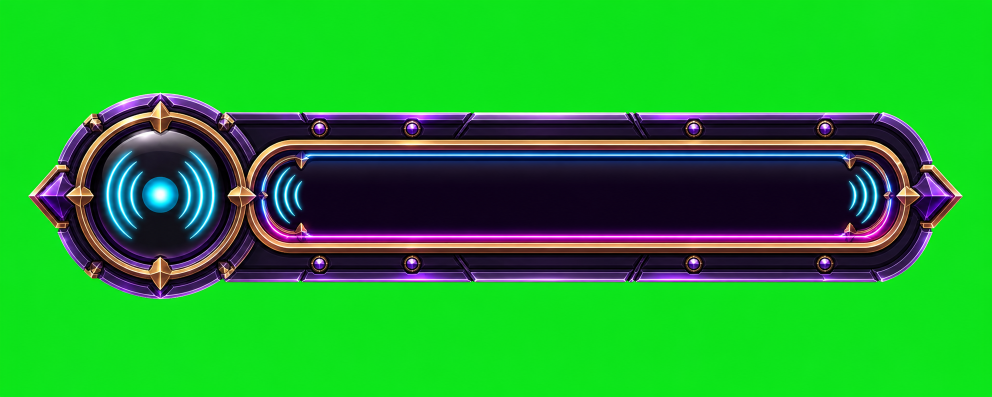
#> input picture qa/source/vslot_settings_push_status_console_imagegen.png, 1983 x 793 px (shown at 1/2 size)
$ python -i slice_imagegen_settings_push_status_console.py   (imports and definitions only)
#> lines starting #> are read from the running program, lines starting #| are printed output that depends on the picture
#!/usr/bin/env python3
from __future__ import annotations

from pathlib import Path

from PIL import Image, ImageDraw


from vslot_asset_toolchain import verify_asset_toolchain

# [1 line not run here, left out]

ROOT = Path(__file__).resolve().parents[1]
SOURCE = ROOT / "qa/source/vslot_settings_push_status_console_imagegen.png"
OUT_DIR = ROOT / "app/src/main/res/drawable-nodpi"
OUT_CONSOLE = OUT_DIR / "settings_push_status_console.webp"
OUT_SIGNAL = OUT_DIR / "settings_push_status_signal_pulse.webp"
PREVIEW = ROOT / "qa/screenshots/settings_push_status_console_contact_sheet.png"
CONSOLE_SIZE = (760, 164)
SIGNAL_SIZE = (220, 220)
CONSOLE_ASPECT = CONSOLE_SIZE[0] / CONSOLE_SIZE[1]


def is_chroma(pixel: tuple[int, int, int, int]) -> bool:
    r, g, b, _ = pixel
    return g >= 145 and g - r >= 78 and g - b >= 78


# [11 lines left out: function remove_chroma_key, not called in this run]


def alpha_bbox(image: Image.Image) -> tuple[int, int, int, int]:
    bbox = image.getchannel("A").getbbox()
    if bbox is None:
        raise SystemExit("No opaque pixels after chroma removal")
    return bbox


# [11 lines left out: function final_edge_clean, not called in this run]


def crop_console(image: Image.Image) -> Image.Image:
    left, top, right, bottom = alpha_bbox(image)
    left = max(0, left - 28)
    top = max(0, top - 22)
    right = min(image.width, right + 28)
    bottom = min(image.height, bottom + 22)
    cropped = image.crop((left, top, right, bottom))
    crop_aspect = cropped.width / cropped.height
    if crop_aspect > CONSOLE_ASPECT:
        new_height = round(cropped.width / CONSOLE_ASPECT)
        canvas = Image.new("RGBA", (cropped.width, new_height), (0, 0, 0, 0))
        canvas.alpha_composite(cropped, (0, (new_height - cropped.height) // 2))
    else:
        new_width = round(cropped.height * CONSOLE_ASPECT)
        canvas = Image.new("RGBA", (new_width, cropped.height), (0, 0, 0, 0))
        canvas.alpha_composite(cropped, ((new_width - cropped.width) // 2, 0))
    return final_edge_clean(canvas.resize(CONSOLE_SIZE, Image.Resampling.LANCZOS))


# [84 lines left out: functions crop_signal, validate, save_contact_sheet, main, not called in this run]


# [2 lines not run here, left out]

>>> import cv2
>>> picture = cv2.imread('../qa/source/vslot_settings_push_status_console_imagegen.png', cv2.IMREAD_GRAYSCALE)
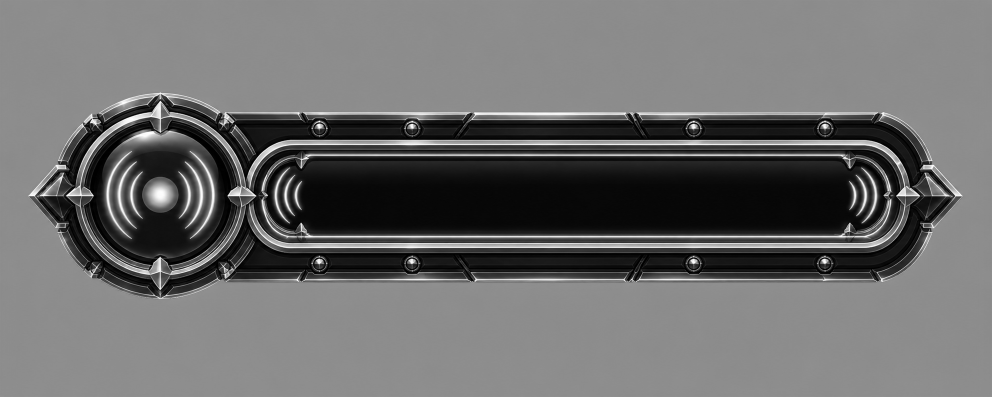
#> picture: shape (793, 1983) (shown at 1/2 size); min 0, max 255, mean 108
#> (the run stopped early here; a loop or call above may not have finished)
